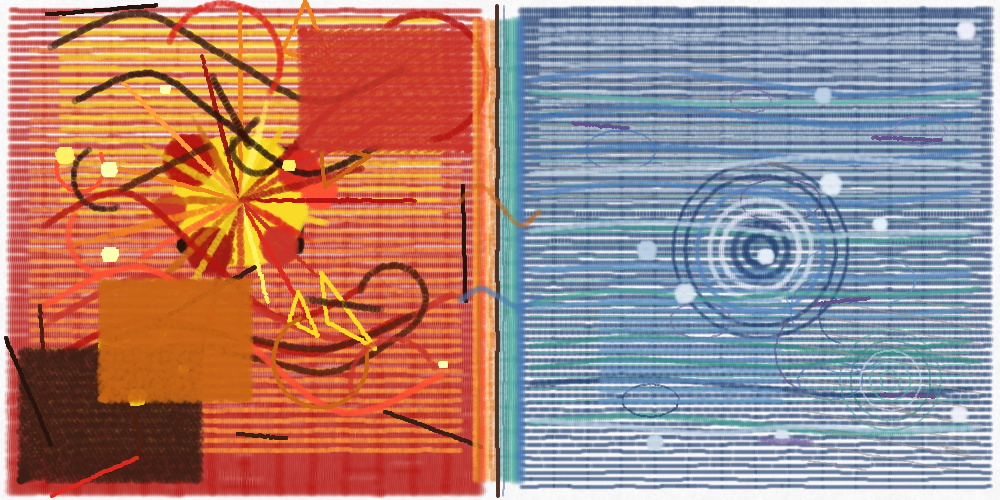

The script that saved this image:
"""
Lesson 7: Abstract & Expressive Art
Two panels: Energy/Chaos (left) and Calm/Serenity (right)
"""
import sys
import os
import math
import random

sys.path.insert(0, os.path.join(os.path.dirname(__file__), '..', '..', 'artist'))

from student import (draw_line, draw_circle, draw_curve, draw_pressure_ramp,
                      draw_hatching, draw_filled_circle, draw_rectangle,
                      draw_triangle, draw_s_curve, draw_arc, draw_ellipse,
                      draw_crosshatching, draw_filled_rectangle, draw_gradient_fill)
from stylus_format import Drawing
from renderer import render_drawing

random.seed(42)
all_strokes = []

# ============================================================
# COLOR PALETTES
# ============================================================

# Warm colors for chaos panel (left) - 5+ distinct warm hues
WARM_REDS = [(220, 40, 30), (180, 20, 15), (255, 80, 50), (200, 50, 40), (160, 25, 20)]
WARM_ORANGES = [(240, 130, 30), (200, 100, 20), (255, 160, 60), (220, 110, 25)]
WARM_YELLOWS = [(250, 220, 40), (240, 200, 20), (255, 240, 100), (230, 190, 30)]
WARM_DARKS = [(40, 20, 15), (60, 30, 20), (80, 30, 15), (50, 15, 10)]
ALL_WARM = WARM_REDS + WARM_ORANGES + WARM_YELLOWS + WARM_DARKS

# Cool colors for calm panel (right) - 5+ distinct cool hues
COOL_BLUES = [(70, 120, 180), (40, 80, 140), (100, 150, 200), (30, 60, 110), (80, 130, 190)]
COOL_BLUE_GREENS = [(50, 140, 130), (70, 160, 150), (90, 180, 170)]
COOL_PURPLES = [(120, 100, 160), (140, 120, 180), (100, 80, 140)]
COOL_PALES = [(220, 230, 240), (200, 215, 230), (240, 240, 250), (190, 210, 230)]
COOL_GRAYS = [(160, 150, 145), (140, 135, 130)]
ALL_COOL = COOL_BLUES + COOL_BLUE_GREENS + COOL_PURPLES + COOL_PALES + COOL_GRAYS

# ============================================================
# PANEL 1: ENERGY / CHAOS (Left half, x: 0-490)
# ============================================================

# --- Background: layered warm gradient fills ---
# Base layer - deep red wash (vertical pressure gradient)
all_strokes.extend(draw_gradient_fill(
    10, 10, 470, 480,
    start_pressure=0.2, end_pressure=0.5,
    tool="brush", color=(180, 20, 15), spacing=8
))

# Second warm layer - orange charcoal texture
all_strokes.extend(draw_gradient_fill(
    30, 50, 430, 400,
    start_pressure=0.15, end_pressure=0.35,
    tool="charcoal", color=(255, 160, 60), spacing=10
))

# Yellow heat layer - lighter on top
all_strokes.extend(draw_gradient_fill(
    60, 20, 380, 200,
    start_pressure=0.25, end_pressure=0.1,
    tool="brush", color=(250, 220, 40), spacing=12
))

# --- Explosive focal point: upper-left-of-center ---
focal_x, focal_y = 240, 200

# Dense crosshatching at the core - charcoal, tight spacing, HOT
all_strokes.extend(draw_crosshatching(
    focal_x - 60, focal_y - 50, 120, 100,
    tool="charcoal", color=(40, 20, 15), pressure=0.8,
    spacing=4, angles=[30, -45, 70]
))

# Bright yellow burst behind the core
for r in [45, 55, 65]:
    all_strokes.extend(draw_filled_circle(
        focal_x, focal_y, r,
        tool="marker", color=(250, 220, 40), pressure=0.4
    ))

# Red-orange radiating filled circles - fragmented, overlapping
burst_positions = [
    (focal_x - 50, focal_y - 40, 25), (focal_x + 60, focal_y - 30, 20),
    (focal_x - 30, focal_y + 50, 22), (focal_x + 40, focal_y + 45, 18),
    (focal_x - 70, focal_y + 10, 15), (focal_x + 80, focal_y - 10, 17),
]
for bx, by, br in burst_positions:
    color = random.choice(WARM_REDS + WARM_ORANGES)
    all_strokes.extend(draw_filled_circle(bx, by, br, tool="charcoal", color=color, pressure=0.6))

# --- Radiating lines from focal point - explosive energy ---
for angle_deg in range(0, 360, 15):
    angle = math.radians(angle_deg)
    length = random.randint(80, 200)
    end_x = focal_x + math.cos(angle) * length
    end_y = focal_y + math.sin(angle) * length
    # Keep within left panel
    end_x = max(5, min(485, end_x))
    end_y = max(5, min(495, end_y))
    color = random.choice(WARM_REDS + WARM_ORANGES + WARM_YELLOWS)
    tool = random.choice(["charcoal", "marker", "charcoal", "marker", "pen"])
    all_strokes.append(draw_pressure_ramp(
        focal_x, focal_y, end_x, end_y,
        tool=tool, color=color
    ))

# --- Jagged S-curves cutting across the panel - tension lines ---
for i in range(8):
    y_start = random.randint(30, 470)
    x_start = random.randint(10, 100)
    y_end = y_start + random.randint(-80, 80)
    y_end = max(10, min(490, y_end))
    amplitude = random.randint(25, 50)
    color = random.choice(WARM_DARKS + WARM_REDS)
    all_strokes.append(draw_s_curve(
        x_start, y_start, random.randint(350, 480), y_end,
        amplitude=amplitude, tool="marker", color=color,
        pressure=random.uniform(0.5, 0.8)
    ))

# --- Sharp triangles - collision fragments ---
for i in range(6):
    tx = random.randint(50, 430)
    ty = random.randint(50, 430)
    size = random.randint(20, 50)
    color = random.choice(WARM_YELLOWS + WARM_ORANGES)
    all_strokes.append(draw_triangle(
        tx, ty, tx + size, ty + random.randint(-size, size),
        tx + random.randint(-size // 2, size // 2), ty - size,
        tool="pen", color=color, pressure=random.uniform(0.5, 0.8)
    ))

# --- Heavy hatching zones - dark aggressive texture ---
# Bottom-left dense area
all_strokes.extend(draw_hatching(
    20, 350, 180, 130,
    tool="charcoal", color=(60, 30, 20),
    pressure=0.7, spacing=4, angle_deg=60
))
# Upper-right secondary cluster
all_strokes.extend(draw_hatching(
    300, 30, 170, 120,
    tool="marker", color=(200, 50, 40),
    pressure=0.6, spacing=5, angle_deg=-30
))

# --- Arcs - spinning, chaotic motion ---
for i in range(10):
    cx = random.randint(50, 440)
    cy = random.randint(50, 450)
    r = random.randint(20, 70)
    start_angle = random.uniform(0, math.pi * 2)
    end_angle = start_angle + random.uniform(math.pi * 0.5, math.pi * 1.5)
    color = random.choice(ALL_WARM)
    tool = random.choice(["charcoal", "marker", "pen"])
    all_strokes.append(draw_arc(
        cx, cy, r, start_angle, end_angle,
        tool=tool, color=color, pressure=random.uniform(0.4, 0.8)
    ))

# --- Foreground slashes - pen and marker, dark, sharp ---
for i in range(12):
    x1 = random.randint(10, 470)
    y1 = random.randint(10, 490)
    angle = random.uniform(-math.pi, math.pi)
    length = random.randint(40, 120)
    x2 = x1 + math.cos(angle) * length
    y2 = y1 + math.sin(angle) * length
    x2 = max(5, min(485, x2))
    y2 = max(5, min(495, y2))
    color = random.choice(WARM_DARKS + [(220, 40, 30)])
    tool = random.choice(["pen", "marker"])
    all_strokes.append(draw_line(x1, y1, x2, y2,
                                  tool=tool, color=color, pressure=random.uniform(0.6, 0.9)))

# --- Small hot circles scattered - like sparks ---
for i in range(8):
    cx = random.randint(30, 460)
    cy = random.randint(30, 470)
    r = random.randint(3, 10)
    color = random.choice(WARM_YELLOWS + [(255, 255, 180)])
    all_strokes.extend(draw_filled_circle(cx, cy, r, tool="pen", color=color, pressure=0.7))

# --- More crosshatching overlays for visual density ---
all_strokes.extend(draw_crosshatching(
    100, 280, 150, 120,
    tool="charcoal", color=(200, 100, 20), pressure=0.5,
    spacing=5, angles=[20, -60]
))

# ============================================================
# PANEL 2: CALM / SERENITY (Right half, x: 510-1000)
# ============================================================

# --- Background: soft cool gradient fills ---
# Base - deep blue vertical wash (dark at top, lighter at bottom)
all_strokes.extend(draw_gradient_fill(
    520, 10, 470, 480,
    start_pressure=0.3, end_pressure=0.12,
    tool="brush", color=(30, 60, 110), spacing=7
))

# Second layer - blue-green mist
all_strokes.extend(draw_gradient_fill(
    530, 100, 440, 300,
    start_pressure=0.1, end_pressure=0.18,
    tool="pencil", color=(90, 180, 170), spacing=12
))

# Pale top wash - like dawn sky
all_strokes.extend(draw_gradient_fill(
    540, 20, 440, 180,
    start_pressure=0.15, end_pressure=0.05,
    tool="brush", color=(200, 215, 230), spacing=9
))

# --- Gentle horizontal flow lines - like still water or breath ---
for i in range(10):
    y = 80 + i * 38
    x_start = 530
    x_end = 970
    color = random.choice(COOL_BLUES + COOL_BLUE_GREENS)
    # Very gentle S-curves with low amplitude
    all_strokes.append(draw_s_curve(
        x_start, y, x_end, y + random.randint(-5, 5),
        amplitude=random.randint(5, 12), tool="brush",
        color=color, pressure=random.uniform(0.15, 0.3)
    ))

# --- Floating ellipses - like stones in a zen garden ---
ellipse_positions = [
    (620, 150, 35, 20), (780, 200, 40, 22), (700, 320, 30, 18),
    (870, 280, 45, 25), (650, 400, 28, 16), (830, 380, 32, 19),
    (920, 130, 25, 15), (750, 100, 20, 12),
]
for ex, ey, erx, ery in ellipse_positions:
    color = random.choice(COOL_PURPLES + COOL_BLUES)
    all_strokes.append(draw_ellipse(
        ex, ey, erx, ery,
        tool="pencil", color=color, pressure=random.uniform(0.2, 0.35)
    ))

# --- Soft concentric circles - meditation ripples ---
ripple_cx, ripple_cy = 760, 250
for r in range(15, 90, 12):
    alpha = max(0.1, 0.35 - r * 0.003)
    color = random.choice(COOL_BLUES + COOL_PALES)
    all_strokes.append(draw_circle(
        ripple_cx, ripple_cy, r,
        tool="brush", color=color, pressure=alpha
    ))

# --- Widely spaced hatching - soft texture like mist ---
all_strokes.extend(draw_hatching(
    540, 50, 210, 150,
    tool="pencil", color=(140, 135, 130),
    pressure=0.15, spacing=14, angle_deg=0
))
all_strokes.extend(draw_hatching(
    800, 300, 180, 170,
    tool="pencil", color=(160, 150, 145),
    pressure=0.12, spacing=16, angle_deg=10
))

# --- Gentle gradient fill patches - like fog ---
all_strokes.extend(draw_gradient_fill(
    600, 280, 180, 120,
    start_pressure=0.08, end_pressure=0.2,
    tool="brush", color=(100, 150, 200), spacing=10
))

# --- Soft curves flowing horizontally - like wisps ---
for i in range(6):
    y_center = 100 + i * 65
    points = []
    for j in range(6):
        px = 530 + j * 90
        py = y_center + random.randint(-8, 8)
        points.append((px, py))
    color = random.choice(COOL_PALES + COOL_BLUE_GREENS)
    all_strokes.append(draw_curve(
        points, tool="brush", color=color,
        pressure=random.uniform(0.12, 0.25)
    ))

# --- Small pale circles floating - like bubbles or stars ---
for i in range(10):
    cx = random.randint(540, 970)
    cy = random.randint(30, 470)
    r = random.randint(4, 12)
    color = random.choice(COOL_PALES + [(230, 240, 250)])
    all_strokes.extend(draw_filled_circle(cx, cy, r, tool="brush", color=color, pressure=0.2))

# --- A few pen accents - subtle structural lines ---
for i in range(4):
    x1 = random.randint(560, 900)
    y1 = random.randint(100, 400)
    x2 = x1 + random.randint(40, 100)
    y2 = y1 + random.randint(-10, 10)
    all_strokes.append(draw_line(
        x1, y1, x2, y2,
        tool="pen", color=(100, 80, 140), pressure=0.2
    ))

# --- Charcoal whisper marks in the calm panel (tool variety) ---
for i in range(3):
    x1 = random.randint(550, 950)
    y1 = random.randint(50, 450)
    x2 = x1 + random.randint(30, 80)
    y2 = y1 + random.randint(-15, 15)
    all_strokes.append(draw_line(
        x1, y1, x2, y2,
        tool="charcoal", color=(140, 135, 130), pressure=0.12
    ))

# --- Marker accent in calm panel (tool variety, very subtle) ---
all_strokes.append(draw_line(
    760, 440, 810, 442,
    tool="marker", color=(120, 100, 160), pressure=0.15
))

# --- Gentle arcs - like slow breath ---
for i in range(5):
    cx = random.randint(580, 920)
    cy = random.randint(80, 420)
    r = random.randint(25, 55)
    start = random.uniform(0, math.pi)
    end = start + random.uniform(math.pi * 0.3, math.pi * 0.7)
    color = random.choice(COOL_BLUES + COOL_PURPLES)
    all_strokes.append(draw_arc(
        cx, cy, r, start, end,
        tool="pencil", color=color, pressure=random.uniform(0.15, 0.25)
    ))

# --- Second ripple center, lower right ---
ripple2_cx, ripple2_cy = 890, 380
for r in range(10, 60, 10):
    color = random.choice(COOL_BLUE_GREENS + COOL_PALES)
    all_strokes.append(draw_circle(
        ripple2_cx, ripple2_cy, r,
        tool="pencil", color=color, pressure=max(0.1, 0.25 - r * 0.003)
    ))


# ============================================================
# TRANSITION ZONE (x: 485-515)
# ============================================================

# Warm side fading out - charcoal vertical lines losing pressure
for i in range(6):
    x = 475 + i * 4
    color_warm = random.choice(WARM_ORANGES + WARM_REDS)
    p = max(0.1, 0.5 - i * 0.07)
    all_strokes.append(draw_line(
        x, 20, x, 480,
        tool="charcoal", color=color_warm, pressure=p
    ))

# Cool side fading in - brush vertical lines gaining pressure
for i in range(6):
    x = 500 + i * 4
    color_cool = random.choice(COOL_BLUES + COOL_BLUE_GREENS)
    p = max(0.1, 0.1 + i * 0.06)
    all_strokes.append(draw_line(
        x, 20, x, 480,
        tool="brush", color=color_cool, pressure=p
    ))

# A decisive vertical line at the boundary - pen
all_strokes.append(draw_line(
    497, 5, 497, 495,
    tool="pen", color=(80, 50, 40), pressure=0.4
))

# A second softer line just right of center
all_strokes.append(draw_line(
    503, 5, 503, 495,
    tool="pencil", color=(100, 120, 160), pressure=0.25
))

# Intermingling curves that cross the boundary
# Warm curve reaching into cool
all_strokes.append(draw_s_curve(
    460, 200, 540, 210, amplitude=15,
    tool="charcoal", color=(200, 100, 20), pressure=0.35
))
# Cool curve reaching into warm
all_strokes.append(draw_s_curve(
    460, 300, 540, 295, amplitude=12,
    tool="brush", color=(70, 120, 180), pressure=0.25
))

# ============================================================
# RENDER
# ============================================================

drawing = Drawing(strokes=all_strokes, width=1000, height=500)
img = render_drawing(drawing, apply_paper=True)
output_path = os.path.join(os.path.dirname(__file__), "lesson_07.png")
img.convert("RGB").save(output_path)
print(f"Saved to {output_path}")
print(f"Total strokes: {len(all_strokes)}")
